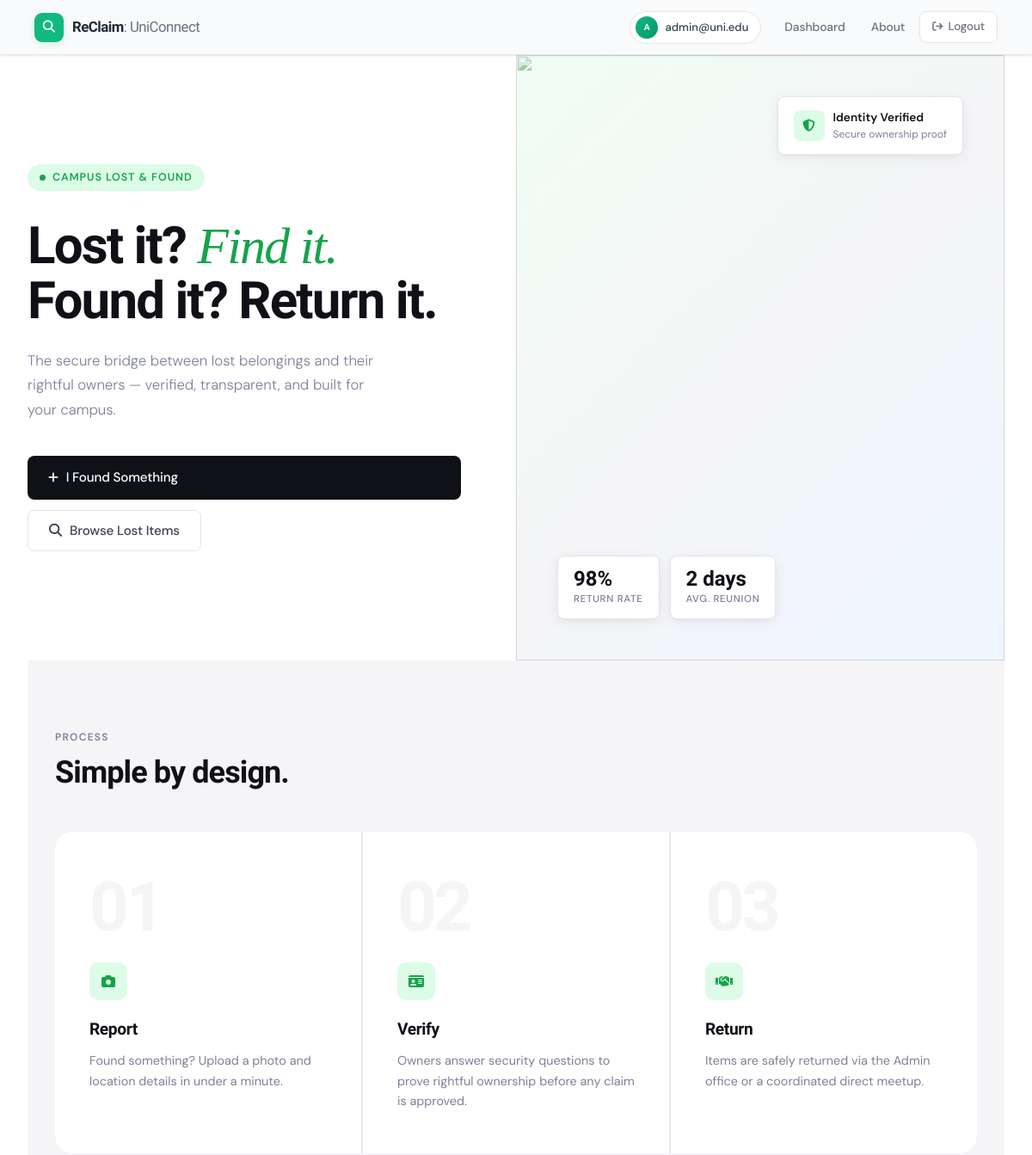
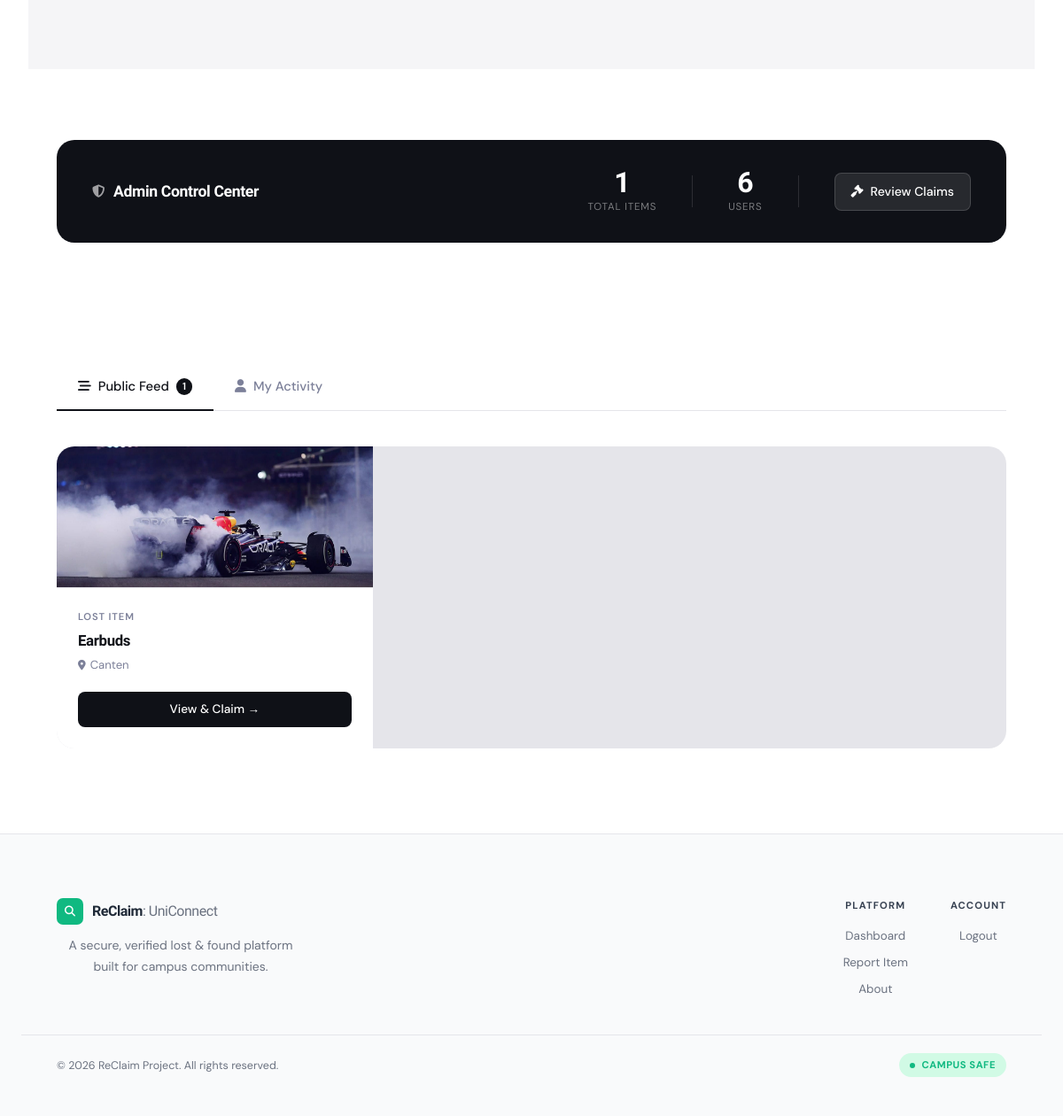
The app's page /dashboard (signed in) with its own data (2 pictures, top to bottom).
### backend/models.py (models this page shows)
class User(Base):
    __tablename__ = "users"
    id = Column(Integer, primary_key=True, index=True)
    email = Column(String, unique=True, index=True, nullable=False)
    password = Column(String, nullable=False)  # <--- NEW COLUMN
    role = Column(String, default="student")
    reported_items = relationship("Item", back_populates="finder")
    claims = relationship("Claim", back_populates="claimer")

class Item(Base):
    __tablename__ = "items"
    id = Column(Integer, primary_key=True, index=True)
    title = Column(String, nullable=False)
    description = Column(String, nullable=False) # Public description
    category = Column(String, nullable=False)    # e.g., Electronics, Clothing
    location_found = Column(String, nullable=False)
    date_found = Column(DateTime(timezone=True), server_default=func.now())
    image_url = Column(String, nullable=False)   # Path to /static/uploads/...
    ai_tags = Column(String, nullable=True)
    status = Column(String, default="OPEN") # OPEN, PENDING, RESOLVED
    finder_id = Column(Integer, ForeignKey("users.id"))
    finder = relationship("User", back_populates="reported_items")
    claims = relationship("Claim", back_populates="item")

### backend/routes/dashboard.py (the view)
@router.get("/dashboard")
def dashboard(request: Request, db: Session = Depends(get_db)):
    user_email = request.session.get("user_email")
    if not user_email:
        return RedirectResponse(url="/login")
    user = auth_service.get_user_by_email(db, user_email)
    if not user:
        request.session.clear()
        return RedirectResponse(url="/login")
    context_data = dashboard_service.build_dashboard_context(db, user, request)
    context_data["message"] = request.session.pop("message", None)
    return templates.TemplateResponse("dashboard.html", context_data)

### frontend/templates/dashboard.html (shortened to what this page needs)
{% extends "base.html" %}
{% block content %}
<section class="hero">
  <div class="hero-left">
    <span class="hero-eyebrow">Campus Lost & Found</span>
    <h1 class="hero-title">
      Lost it? <em>Find it.</em><br>Found it? Return it.
    </h1>
    <p class="hero-sub">The secure bridge between lost belongings and their rightful owners — verified, transparent, and built for your campus.</p>
    <div class="hero-actions">
      <a href="/items/report" class="btn-primary">
        <i class="fas fa-plus"></i> I Found Something
      </a>
      <button onclick="scrollToFeed()" class="btn-ghost">
        <i class="fas fa-search"></i> Browse Lost Items
      </button>
    </div>
  </div>
  <div class="hero-right">
    <img class="hero-img" src="/static/images/hero-image.jpg" alt="" onerror="this.src='https://images.unsplash.com/photo-1522202176988-66273c2fd55f?ixlib=rb-4.0.3&auto=format&fit=crop&w=800&q=80'">
    <div class="hero-stat-cluster">
      <div class="hero-stat-pill">
        <div class="num">98%</div>
        <div class="lbl">Return Rate</div>
      </div>
      <div class="hero-stat-pill">
        <div class="num">2 days</div>
        <div class="lbl">Avg. Reunion</div>
      </div>
    </div>
    <div class="hero-badge">
      <div class="badge-icon"><i class="fas fa-shield-alt"></i></div>
      <div class="badge-text">
        <div class="t1">Identity Verified</div>
        <div class="t2">Secure ownership proof</div>
      </div>
    </div>
  </div>
</section>
<section class="section how-section">
  <div class="section-inner">
    <div class="section-label">Process</div>
    <div class="section-title">Simple by design.</div>
    <div class="steps-row">
      <div class="step">
        <div class="step-num">01</div>
        <div class="step-icon"><i class="fas fa-camera"></i></div>
        <h3>Report</h3>
        <p>Found something? Upload a photo and location details in under a minute.</p>
      </div>
      <div class="step">
        <div class="step-num">02</div>
        <div class="step-icon"><i class="fas fa-id-card"></i></div>
        <h3>Verify</h3>
        <p>Owners answer security questions to prove rightful ownership before any claim is approved.</p>
      </div>
      <div class="step">
        <div class="step-num">03</div>
        <div class="step-icon"><i class="fas fa-handshake"></i></div>
        <h3>Return</h3>
        <p>Items are safely returned via the Admin office or a coordinated direct meetup.</p>
      </div>
    </div>
  </div>
</section>
{% if is_admin %}
<section class="section" style="padding-bottom: 0;">
  <div class="section-inner">
    <div class="admin-bar">
      <div class="admin-title">
        <i class="fas fa-shield-halved"></i> Admin Control Center
      </div>
      <div class="admin-stats">
        <div class="a-stat">
          <div class="n">{{ admin_stats.total_items }}</div>
          <div class="l">Total Items</div>
        </div>
        <div class="a-stat">
          <div class="n">{{ admin_stats.total_users }}</div>
          <div class="l">Users</div>
        </div>
        <a href="/admin/claims" class="admin-cta">
          <i class="fas fa-gavel"></i> Review Claims
        </a>
      </div>
    </div>
  </div>
</section>
{% endif %}
<section class="section feed-section" id="feed-section">
  <div class="section-inner">
    <div class="tab-bar">
      <button class="tab-btn active" onclick="openTab(event, 'PublicZone')">
        <i class="fas fa-stream"></i> Public Feed
        {% if public_feed %}
        <span class="count">{{ public_feed|length }}</span>
        {% endif %}
      </button>
      <button class="tab-btn" onclick="openTab(event, 'PersonalZone')">
        <i class="fas fa-user"></i> My Activity
      </button>
    </div>
    <div id="PublicZone" class="tab-content" style="display: block;">
      {% if public_feed %}
        <div class="items-grid">
          {% for item in public_feed %}
          <div class="item-card">
            <div class="item-thumb">
              {% if item.image_url %}
                <img class="item-thumb-img" src="{{ item.image_url }}" alt="">
              {% else %}
                <i class="fas fa-box-open"></i>
              {% endif %}
            </div>
            <div class="item-body">
              <div class="item-tag">Lost Item</div>
              <div class="item-name">{{ item.title }}</div>
              <div class="item-loc"><i class="fas fa-location-dot"></i> {{ item.location_found }}</div>
              <a href="/items/{{ item.id }}" class="item-action">View & Claim →</a>
            </div>
          </div>
          {% endfor %}
        </div>
      {% endif %}
    </div>
  </div>
</section>
{% endblock %}

### frontend/templates/base.html (shortened to what this page needs)
<!DOCTYPE html>
<html lang="en">
<head>
    <link rel="stylesheet" href="/static/css/style.css">
    <link rel="stylesheet" href="https://cdnjs.cloudflare.com/ajax/libs/font-awesome/6.4.0/css/all.min.css">
</head>
<body>
    <nav class="navbar" id="main-nav">
        <a href="/" class="nav-logo">
            <div class="nav-logo-mark">
                <i class="fas fa-magnifying-glass"></i>
            </div>
            <div class="nav-logo-text">ReClaim<span>: UniConnect</span></div>
        </a>
        <div class="nav-links">
            {% if user_email %}
                <div class="user-chip">
                    <div class="user-avatar">{{ user_email[0] }}</div>
                    <span class="user-chip-label">{{ user_email }}</span>
                </div>
                <a href="/dashboard" class="nav-item always-show">
                     Dashboard
                </a>
                <a href="/about" class="nav-item">About</a>
                <a href="/logout" class="btn-logout">
                    <i class="fas fa-arrow-right-from-bracket" style="font-size:0.76rem;"></i> Logout
                </a>
            {% else %}
                <a href="/about" class="nav-item">About</a>
                <a href="/login" class="btn-login">
                    Sign In <i class="fas fa-arrow-right" style="font-size:0.76rem;"></i>
                </a>
            {% endif %}
        </div>
    </nav>
    <main class="container">
        {% block content %}{% endblock %}
    </main>
    <footer class="footer">
        <div class="footer-inner">
            <div class="footer-brand">
                <a href="/" class="footer-logo">
                    <div class="footer-logo-mark">
                        <i class="fas fa-magnifying-glass" style="font-size:0.75rem;"></i>
                    </div>
                    <div class="footer-logo-text">ReClaim<span>: UniConnect</span></div>
                </a>
                <p class="footer-tagline">A secure, verified lost & found platform built for campus communities.</p>
            </div>
            <div class="footer-links-group">
                <div class="footer-col">
                    <div class="footer-col-title">Platform</div>
                    <a href="/dashboard" class="footer-link">Dashboard</a>
                    <a href="/items/report" class="footer-link">Report Item</a>
                    <a href="/about" class="footer-link">About</a>
                </div>
                <div class="footer-col">
                    <div class="footer-col-title">Account</div>
                    {% if user_email %}
                        <a href="/logout" class="footer-link">Logout</a>
                    {% else %}
                        <a href="/login" class="footer-link">Login</a>
                    {% endif %}
                </div>
            </div>
        </div>
        <div class="footer-bottom">
            <span class="footer-copy">&copy; 2026 ReClaim Project. All rights reserved.</span>
            <span class="footer-badge">
                <span class="footer-badge-dot"></span>
                Campus Safe
            </span>
        </div>
    </footer>
</body>
</html>

### frontend/static/css/style.css (style rules this page uses)
:root { --primary: #4f46e5; --primary-hover: #4338ca; --bg-light: #f3f4f6; --white: #ffffff; --text-dark: #1f2937; --text-gray: #6b7280; --border: #e5e7eb; --success: #10b981; --danger: #ef4444; }
* { margin: 0; padding: 0; box-sizing: border-box; }
body { font-family: 'Inter', sans-serif; background-color: var(--bg-light); color: var(--text-dark); line-height: 1.5; display: flex; flex-direction: column; min-height: 100vh; }
.navbar { background-color: var(--white); padding: 1rem 2rem; display: flex; justify-content: space-between; align-items: center; box-shadow: 0 1px 3px rgba(0,0,0,0.1); }
.nav-links { display: flex; align-items: center; gap: 1.5rem; }
.nav-item { text-decoration: none; color: var(--text-dark); font-weight: 500; transition: color 0.2s; }
.btn-logout { text-decoration: none; color: var(--danger); font-size: 0.9rem; font-weight: 500; }
.btn-primary { background-color: var(--primary); color: var(--white); border: none; padding: 0.75rem 1.5rem; border-radius: 0.375rem; font-weight: 600; cursor: pointer; transition: background-color 0.2s; width: 100%; }
.container { max-width: 1200px; margin: 2rem auto; padding: 0 1rem; flex: 1; }
.footer { background-color: var(--white); padding: 1.5rem; text-align: center; border-top: 1px solid var(--border); margin-top: auto; }
.footer p { color: var(--text-gray); font-size: 0.875rem; }

### records on screen
User: email "A", email "admin@uni.edu"
Item: image_url (picture), title "Earbuds", location_found "Canten"

### other values on screen
{{ admin_stats.total_items }} "1"
{{ admin_stats.total_users }} "6"
{{ public_feed|length }} "1"
